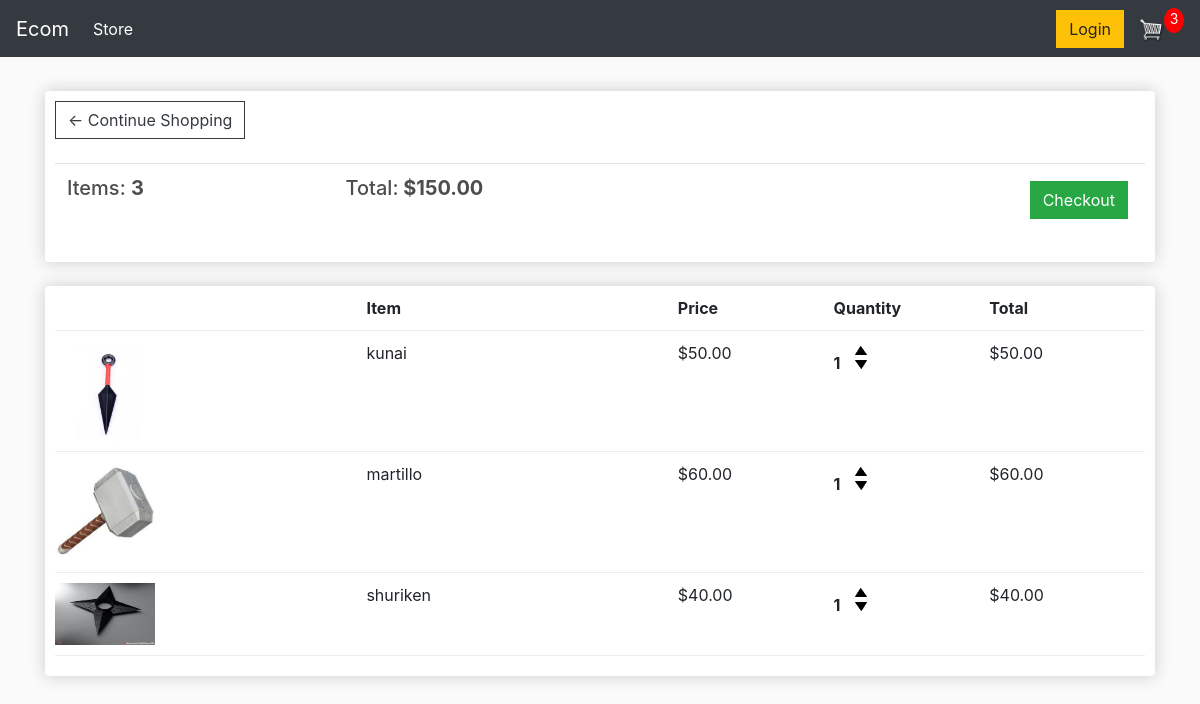
The app's page /cart/ (signed in) with its own data.
### store/models.py (models this page shows, shortened)
class Order(models.Model):
    customer = models.ForeignKey(Customer, on_delete=models.SET_NULL, blank=True, null=True)
    date_orderd = models.DateTimeField(auto_now_add=True)
    complete = models.BooleanField(default=False, null=True, blank=False)
    transaction_id = models.CharField(max_length=200, null=True)
    @property
    def get_cart_total(self):
        orderitems = self.orderitem_set.all()
        total = sum([item.get_total for item in orderitems])
        return total
    @property
    def get_cart_items(self):
        orderitems = self.orderitem_set.all()
        total = sum([item.quantity for item in orderitems])
        return total

class OrderItem(models.Model):
    product = models.ForeignKey(Product, on_delete=models.SET_NULL, blank=True, null=True)
    order = models.ForeignKey(Order, on_delete=models.SET_NULL, blank=True, null=True)
    quantity = models.IntegerField(default=0, null=True, blank=True)
    date_added = models.DateTimeField(auto_now_add=True)
    @property
    def get_total(self):
        total = self.product.price * self.quantity
        return total

class Product(models.Model):
    name = models.CharField(max_length=200,null=True)
    price = models.DecimalField(max_digits=7, decimal_places=2)
    digital = models.BooleanField(default=False, null=True, blank=False)
    image = models.ImageField(null=True, blank=True)
    @property
    def imageURL(self):
        try:
            url = self.image.url
        except:
            url = ''
        return url

### store/views.py (the view)
# urls.py: path('cart/', views.cart, name="cart"),
def cart(request):
	data = cartData(request)
	cartItems = data['cartItems']
	order = data['order']
	items = data['items']
	context = {'items':items,'order':order, 'cartItems':cartItems}
	return render(request, 'store/cart.html', context)

### store/utils.py (called while the page is built)
def cartData(request):
    if request.user.is_authenticated:
        customer = request.user.customer
        order, created = Order.objects.get_or_create(customer=customer, complete=False)
        items = order.orderitem_set.all()
        cartItems = order.get_cart_items
    else:
        cookieData = cookieCart(request)
        cartItems = cookieData['cartItems']
        order = cookieData['order']
        items = cookieData['items']
    return {'cartItems':cartItems, 'order':order, 'items':items}

### store/templates/store/cart.html
{% extends 'store/main.html' %}
{% load static %}
{% block content %}
<div class="row">
     <div class="col-lg-12">
          <div class="box-element">
               <a  class="btn btn-outline-dark" href="{% url 'store' %}">&#x2190; Continue Shopping</a>
               <br>
               <br>
               <table class="table">
                    <tr>
                         <th><h5>Items: <strong>{{order.get_cart_items}}</strong></h5></th>
                         <th><h5>Total:<strong> ${{order.get_cart_total}}</strong></h5></th>
                         <th>
                              <a  style="float:right; margin:5px;" class="btn btn-success" href="{% url 'checkout' %}">Checkout</a>
                         </th>
                    </tr>
               </table>
          </div>
          <br>
          <div class="box-element">
               <div class="cart-row">
                    <div style="flex:2"></div>
                    <div style="flex:2"><strong>Item</strong></div>
                    <div style="flex:1"><strong>Price</strong></div>
                    <div style="flex:1"><strong>Quantity</strong></div>
                    <div style="flex:1"><strong>Total</strong></div>
               </div>
               {% for item in items %}
               <div class="cart-row">
                    <div style="flex:2"><img class="row-image" src="{{item.product.imageURL}}"></div>
                    <div style="flex:2"><p>{{item.product.name}}</p></div>
                    <div style="flex:1"><p>${{item.product.price|floatformat:2}}</p></div>
                    <div style="flex:1">
                         <p class="quantity">{{item.quantity}}</p>
                         <div class="quantity">
                              <img data-product = {{item.product.id}} data-action = 'add' class="chg-quantity update-cart" src="{% static  'images/arrow-up.png' %}">
                              <img data-product = {{item.product.id}} data-action = 'remove' class="chg-quantity update-cart" src="{% static  'images/arrow-down.png' %}">
                         </div>
                    </div>
                    <div style="flex:1"><p>${{item.get_total}}</p></div>
               </div>
               {% endfor%}
          </div>
     </div>
</div>
{% endblock content %}

### static/css/main.css (style rules this page uses)
body { background-color: hsl(0, 0%, 98%); }
h1,h2,h3,h4,h5,h6 { color:hsl(0, 0%, 30%); }
.box-element { box-shadow:hsl(0, 0%, 80%) 0 0 16px; background-color: #fff; border-radius: 4px; padding: 10px; }
.col-lg-4, .col-lg-6, .col-lg-8, .col-lg-12 { margin-top: 10px; }
.btn { border-radius: 0; }
.row-image { width: 100px; }
.cart-row { display: flex; align-items: flex-stretch; padding-bottom: 10px; margin-bottom: 10px; border-bottom: 1px solid #ececec; }
.quantity { display: inline-block; font-weight: 700; padding-right:10px; }
.chg-quantity { width: 12px; cursor: pointer; display: block; margin-top: 5px; transition:.1s; }

### records on screen
Order: get_cart_items "3", get_cart_total "150.00"
OrderItem: product.imageURL (picture), product.name "kunai", product.price "50.00", quantity "1", get_total "50.00"
OrderItem: product.imageURL (picture), product.name "martillo", product.price "60.00", quantity "1", get_total "60.00"
OrderItem: product.imageURL (picture), product.name "shuriken", product.price "40.00", quantity "1", get_total "40.00"

### other values on screen
{{ cartItems }} "3"
